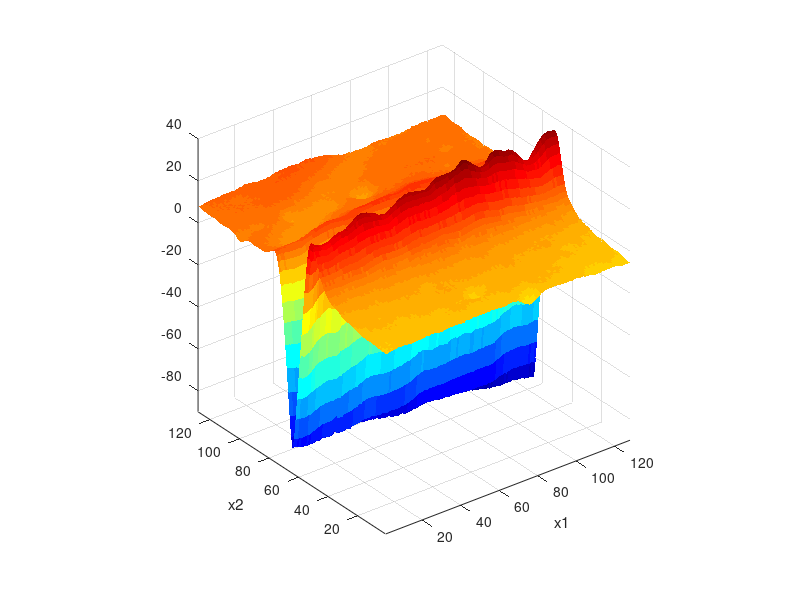

Write the MATLAB code that produced this figure. (Note: this script raises an error after producing the figure.)
% zhouweiyan 20180928
% done
clear
% close all
% clc

load groove1.mat
figure
surf(groove,'EdgeColor','none','LineStyle','none','FaceLighting','phong');
view(3)

% surf(groove,'EdgeColor','none','LineStyle','none','FaceLighting','phong');
% view([0 -90])
% axis off

colormap(jet)
axis equal
xlim([1,128]);ylim([1,128]);zlim([-90,40]);
xlabel('x1');ylabel('x2');
tightfig
set_fig_units_cm(10,10)
